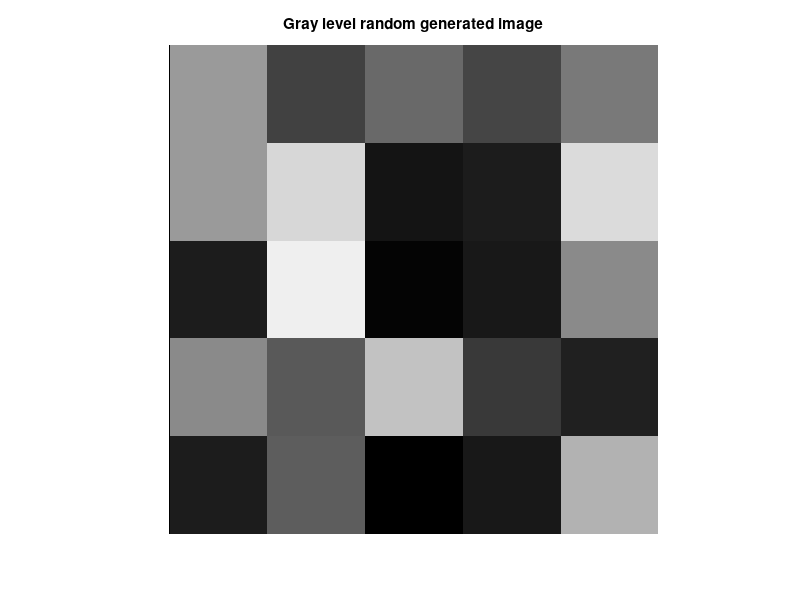

The MATLAB source for this figure:
%
% Anirban Bhattacharya, ESE 558, 2/15/2019, ECE, SBU
%
%    Frequency Domain Filtering Using Fourier Transform
%
M=input('Enter M : ');
N=input('Enter N : ');
inp=zeros(M,N);
f1=zeros(M,M);
f2=zeros(N,N);
for m= 1 : M
    for n=1:N
        inp(m,n)=rand();
    end
end
figure
imshow(inp);
title('Gray level random generated image');
for m = 1 : M
   for u = 1 : M
       f1(u,m) = (cos(-(2*pi*u*m)/M) + 1i*(sin(-(2*pi*u*m)/M)))/M;
   end
end
for n = 1 : N
   for v = 1 : N
       f2(v,n) = (cos(-(2*pi*v*n)/N) + 1i*(sin(-(2*pi*v*n)/N)))/N;
   end
end
f=reshape(inp, M, N);
P=reshape(f1, M, M);
Q=reshape(f2, N, N);
F = P * f * Q;
filter=zeros(M, N);
for u = 1 : M
    for v = 1 : N
        if((u<=5 || u>=M-5) && (v<=5 || v>=N-5))
           filter(u,v) = 0.5;
        else
           filter(u,v) = 1.0;
        end
    end
end
H=reshape(filter, M, N);
G = H.*F;
f3=zeros(M, M);
f4=zeros(N, N);
for m = 1 : M
   for u = 1 : M
       f3(u,m) = cos((2*pi*u*m)/M) + 1i*(sin((2*pi*u*m)/M));
   end
end
for n = 1 : N
   for v = 1 : N
       f4(v,n) = cos((2*pi*v*n)/N) + 1i*(sin((2*pi*v*n)/N));
   end
end
Pp=reshape(f3, M, M);
Qp=reshape(f4, N, N);
g = Pp * G * Qp;
g